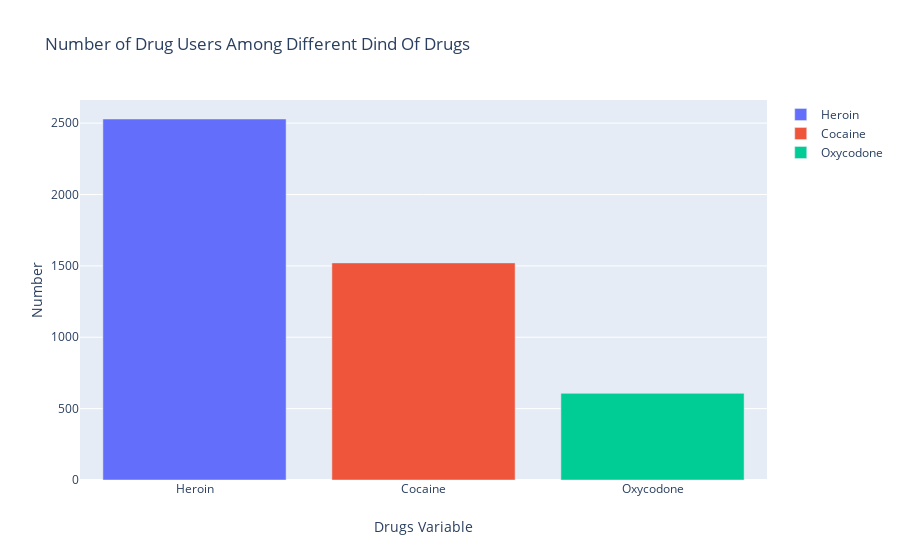

The cell this chart's notebook holds for it:
### Code cell
trace0 = go.Bar(
            x = [ThreeObj['Heroin'].name],
            y = ThreeObj['Heroin'].values,
            name='Heroin'
    )

trace1 = go.Bar(
            x = [ThreeObj['Cocaine'].name],
            y = ThreeObj['Cocaine'].values,
            name='Cocaine'
    )
trace2 = go.Bar(
            x = [ThreeObj['Oxycodone'].name],
            y = ThreeObj['Oxycodone'].values,
            name='Oxycodone'
    )

data = [trace0, trace1, trace2]


layout = go.Layout(
    yaxis=dict(
        title='Number'
    ),
    xaxis=dict(
        title='Drugs Variable'
    ),
    title='Number of Drug Users Among Different Dind Of Drugs'
)

fig = go.Figure(data=data, layout=layout)

py.iplot(fig, filename='Drugs-bar')

### Figure 1 — Plotly figure (JSON) as saved in the notebook; plotly's stock layout.template omitted (floating-point values rounded to 4 significant figures)
{"data": [{"name": "Heroin", "type": "bar", "x": ["Heroin"], "y": [2529]}, {"name": "Cocaine", "type": "bar", "x": ["Cocaine"], "y": [1521]}, {"name": "Oxycodone", "type": "bar", "x": ["Oxycodone"], "y": [607]}], "layout": {"title": {"text": "Number of Drug Users Among Different Dind Of Drugs"}, "xaxis": {"title": {"text": "Drugs Variable"}}, "yaxis": {"title": {"text": "Number"}}}}
